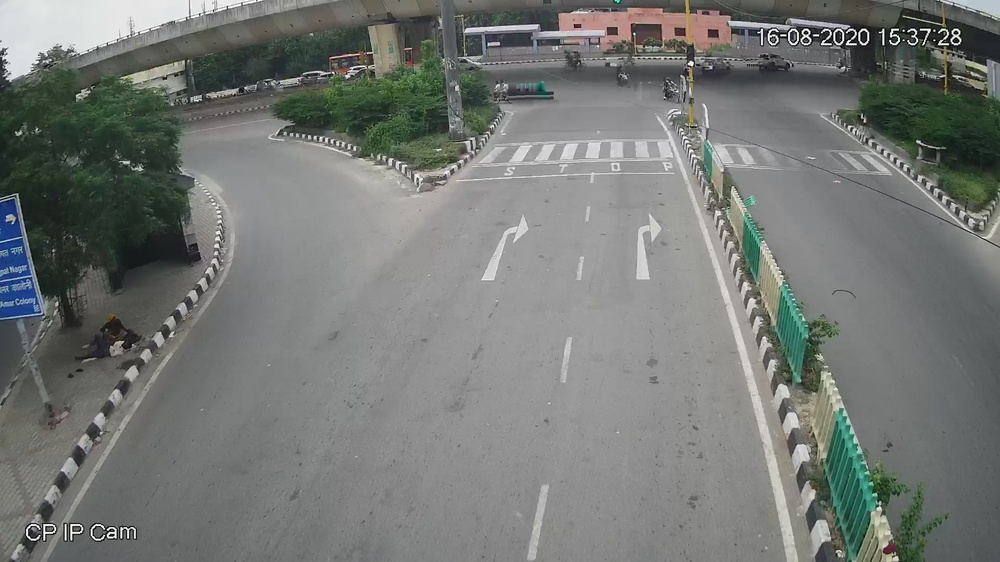
//> input picture opencv_test/empty.jpg, 1000 x 562 px, shrunk from 1920 x 1080 before the run
$ ./img   (built with g++ and OpenCV 4)
//> lines starting //> are read from the running program, lines starting //| are printed output that depends on the picture
#include <opencv2/highgui.hpp>
#include <iostream>

using namespace cv;
using namespace std;

int main( int argc, char** argv ) {

  Mat image1;
  Mat image2;
  Mat dst;
  image1 = imread("empty.jpg" ,IMREAD_GRAYSCALE);
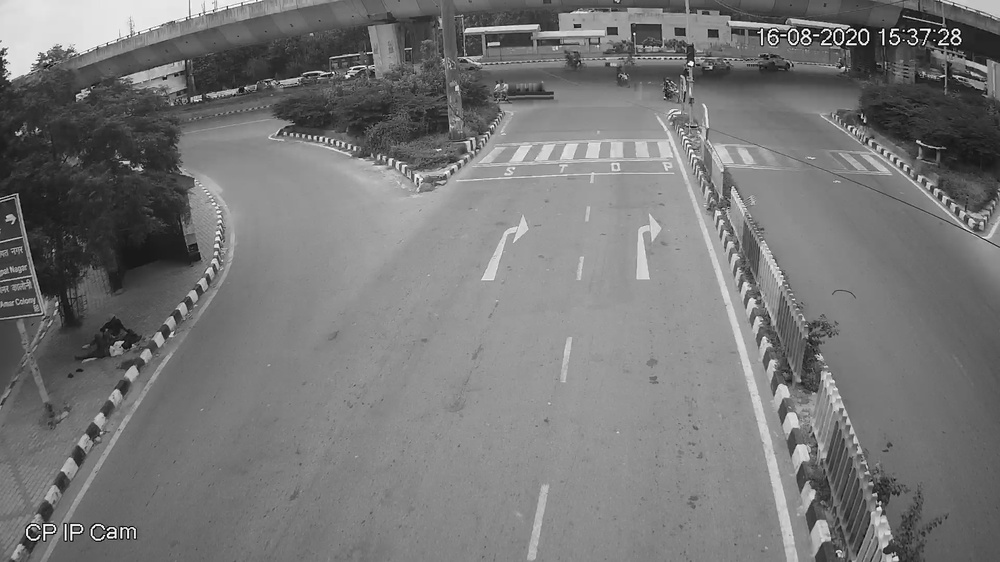
//> image1: 562 rows x 1000 cols, CV_8UC1; min 0, max 255, mean 118.8
  image2 = imread("traffic.jpg" ,IMREAD_GRAYSCALE);
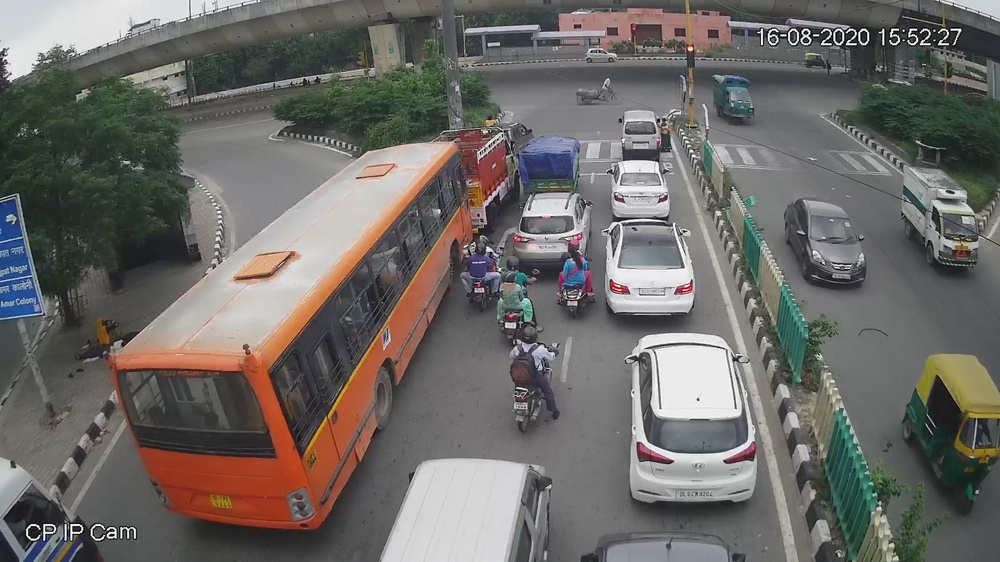
//> input picture opencv_test/traffic.jpg, 1000 x 562 px, shrunk from 1920 x 1080 before the run
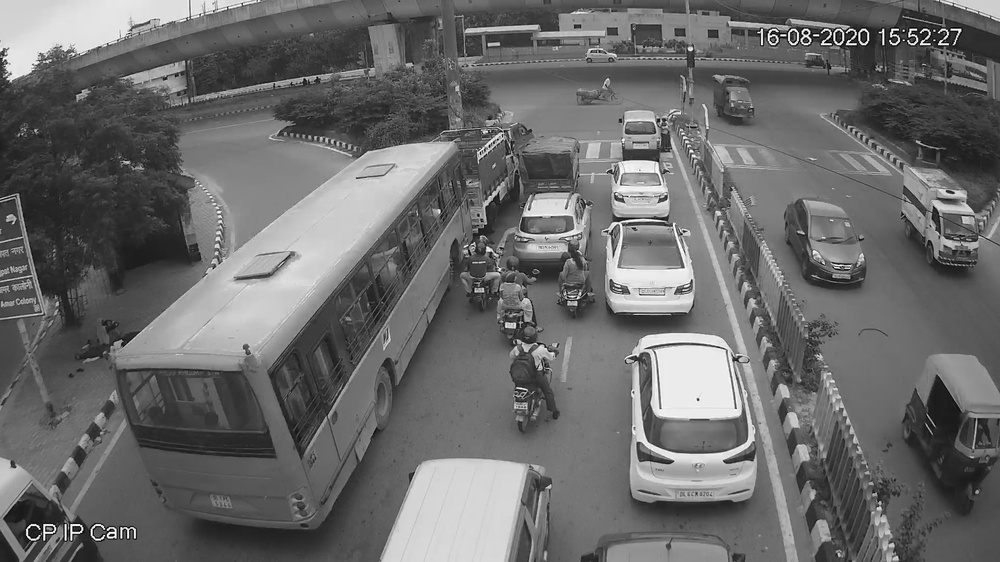
//> image2: 562 rows x 1000 cols, CV_8UC1; min 0, max 255, mean 106.6
  absdiff(image1,image2,dst);
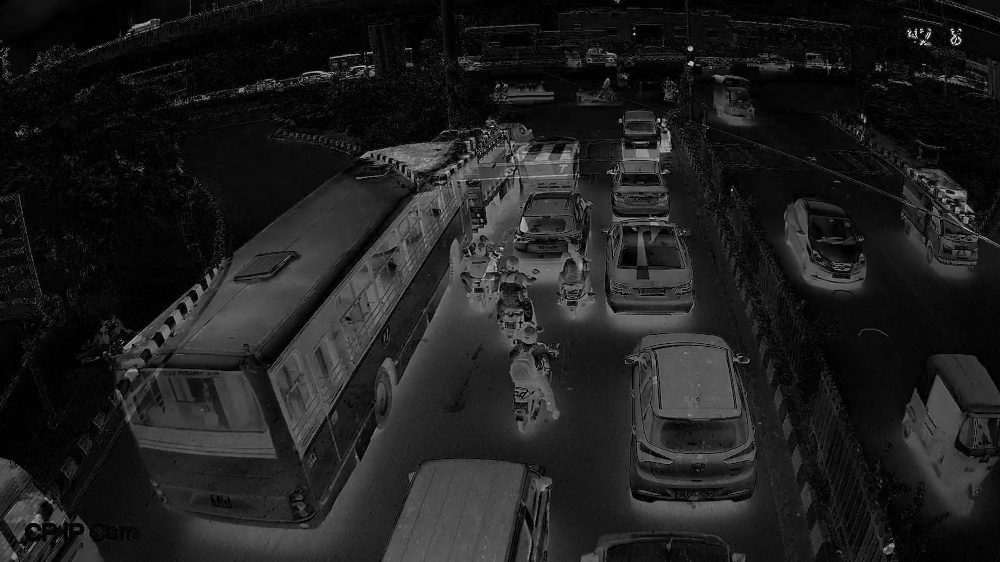
//> dst: 562 rows x 1000 cols, CV_8UC1; min 0, max 255, mean 30.8

  imshow( "Techawarey:OpenCV Test Program", dst );

  waitKey(0);
  return 0;
}
